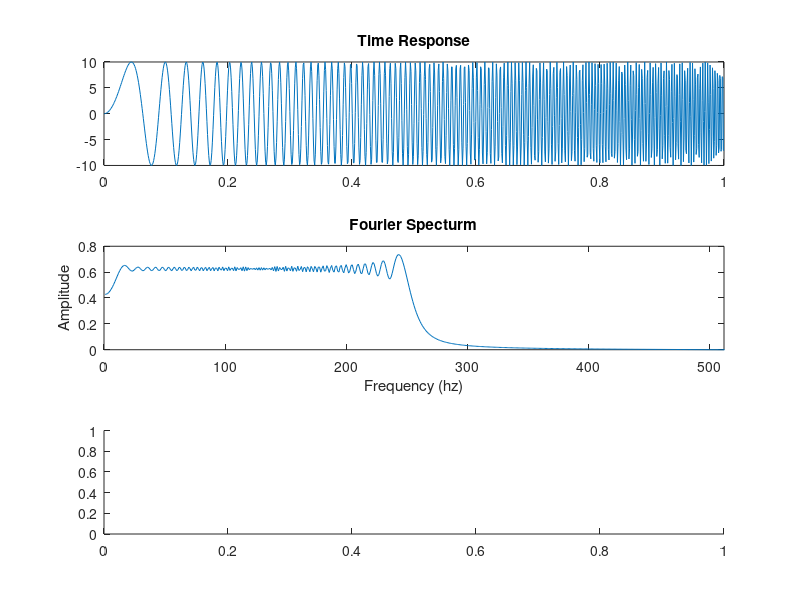

The MATLAB source for this figure: (Note: this script raises an error after producing the figure.)
%Chrip singal
close all; clc; clear;
observe_time = 1;
sample_freq = 1024;
n_sample_pt = observe_time * sample_freq + 1;
time_line = linspace(0, 1, n_sample_pt);
dt = 1/sample_freq;
frequency_range = linspace(0, 128, n_sample_pt+1);

signal = zeros([n_sample_pt, 1]);
for i = 1:n_sample_pt
    t = dt*(i-1);
    signal(i) = 10 * sin(2*pi*frequency_range(i)*t);
end

figure;
subplot(3, 1, 1);
plot(time_line, signal);
title("Time Response");

subplot(3, 1, 2);
plot(abs(2*fft(signal)/n_sample_pt));
xlim([0, 512]);
title("Fourier Specturm");
ylabel("Amplitude")
xlabel("Frequency (hz)");

subplot(3, 1, 3);
spectrogram(signal, hann(256), [], [], sample_freq, "yaxis"); %not giving argument noverlap and f
title("Spectrogram")
ylabel("Frequency")
xlabel("Time (ms)")


